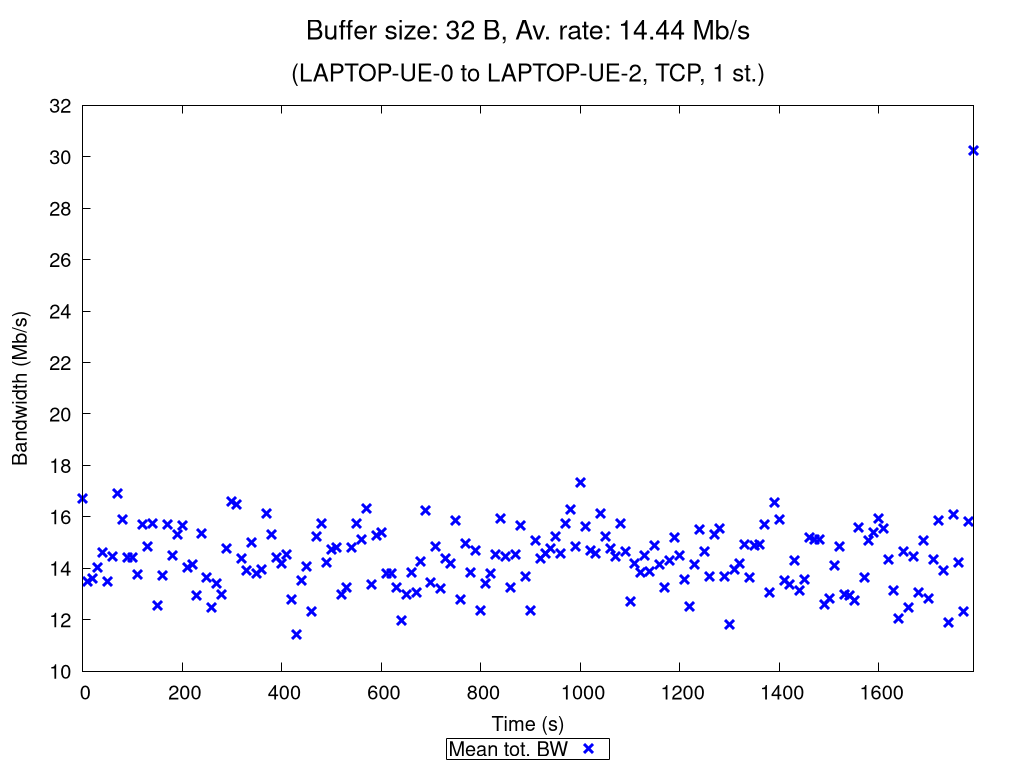

This chart was generated by the following gnuplot code:
set terminal pngcairo nocrop enhanced size 1024,768 font "Verdana,15"
set output "TCP_1_st_2020_10_18_09-41-26_one2two_00032B.png"

set title "{/=20 Buffer size: 32 B, Av. rate: 14.44 Mb/s}\n\n{/=18 (LAPTOP-UE-0 to LAPTOP-UE-2, TCP, 1 st.)}"

set xlabel "Time (s)"
set ylabel "Bandwidth (Mb/s)"
set ytics nomirror
set key bmargin center horizontal box samplen 1 width -1
set bmargin 4.6
set rmargin 4.5

rf = 1000000.0  # rate factor
set style fill transparent solid 0.2 noborder
set autoscale xfix
plot "TCP_1_st_2020_10_18_09-41-26_one2two_00032B_iperf_processed.dat" using 1:($2/rf-$3/rf):($2/rf+$3/rf) with filledcurves lc rgb "blue" notitle, \
     "" using 1:($2/rf) with points pt 2 ps 1.5 lw 3 lc rgb "blue" title "Mean tot. BW", \
